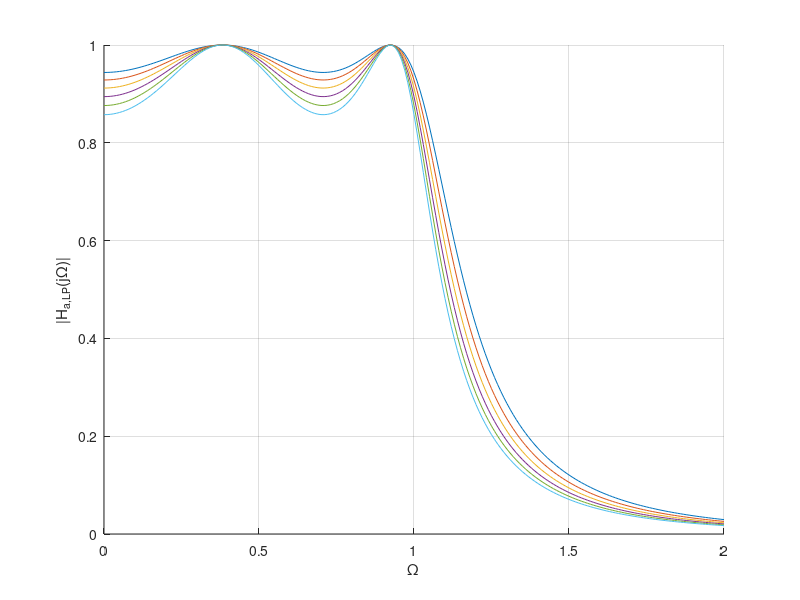

Here is the MATLAB script that generated this plot: (Note: this script raises an error after producing the figure.)
%PLOTS OF THE LOWPASS CHEBYSCHEV FILTER OF ORDER N AND
%0.3184 < epsilon < 0.6197
clear;
%close;

figure;
hold
for N = 4:4,
for epsilon = 0.35:0.05:0.6;
%for epsilon = 0.4:0.4;
Omega = 0:0.01:2;
H = 1./sqrt(1 + epsilon^2*cosh(N*acosh(Omega)).^2);
plot(Omega,H)
end
end
grid;
xlabel('\Omega')
ylabel('|H_{a,LP}(j\Omega)|')
gtext('\epsilon = 0.35')
gtext('\epsilon = 0.6')
hold off
